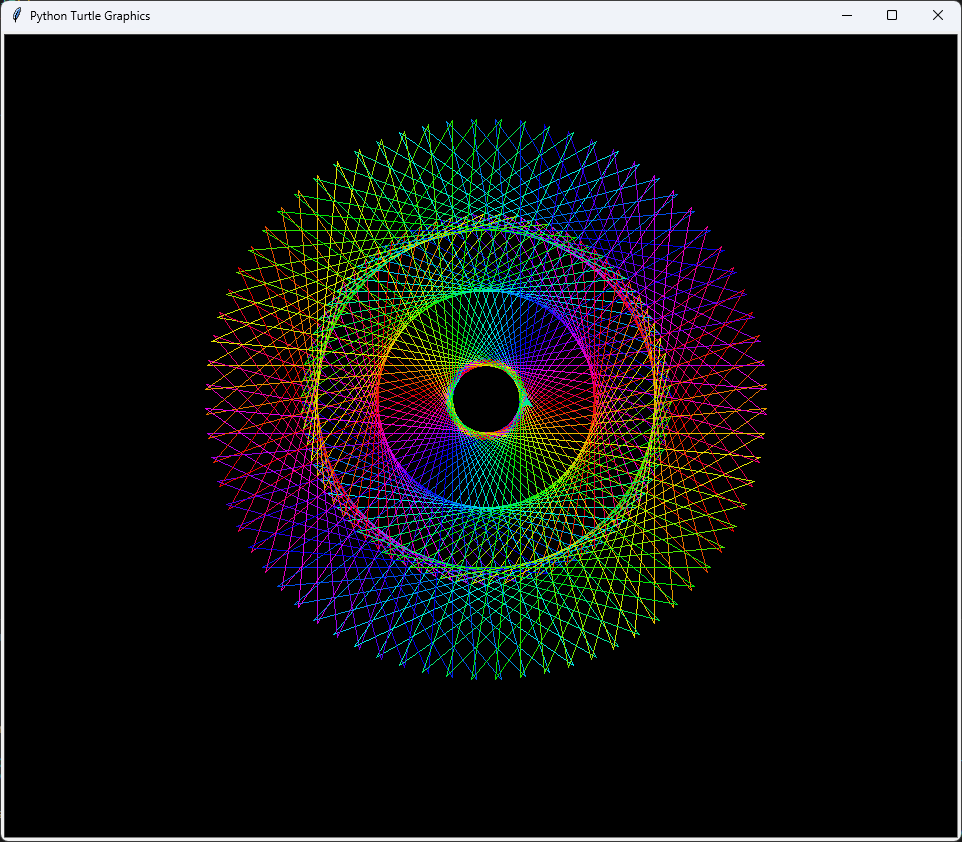

Here is the Python script that generated this plot:
import turtle
import colorsys
t = turtle.Turtle()
s =  turtle.Screen()
s.bgcolor("black")
t.speed(0)
n = 36
h = 0
for i in range(460):
    c = colorsys.hsv_to_rgb(h,1,0.9)
    h += 1/n
    t.color(c)
    t.left(145)
    for j in range(5):
        t.forward(300)
        t.left(150)
